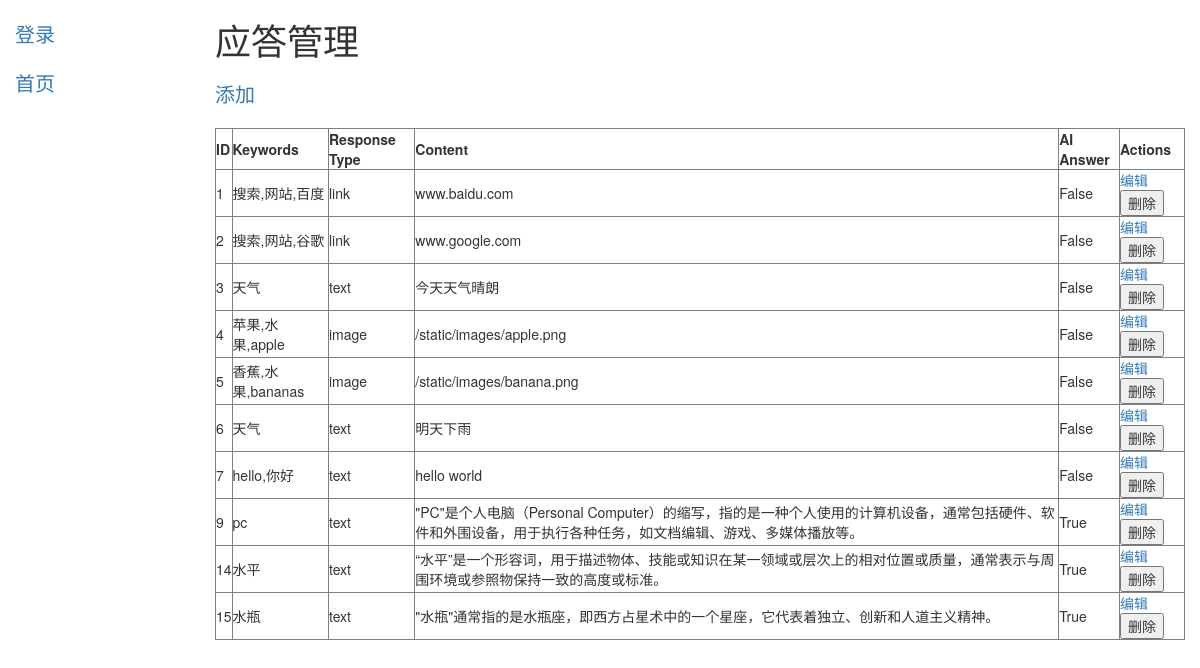
The page /backend/answers/ on the database as committed earlier.
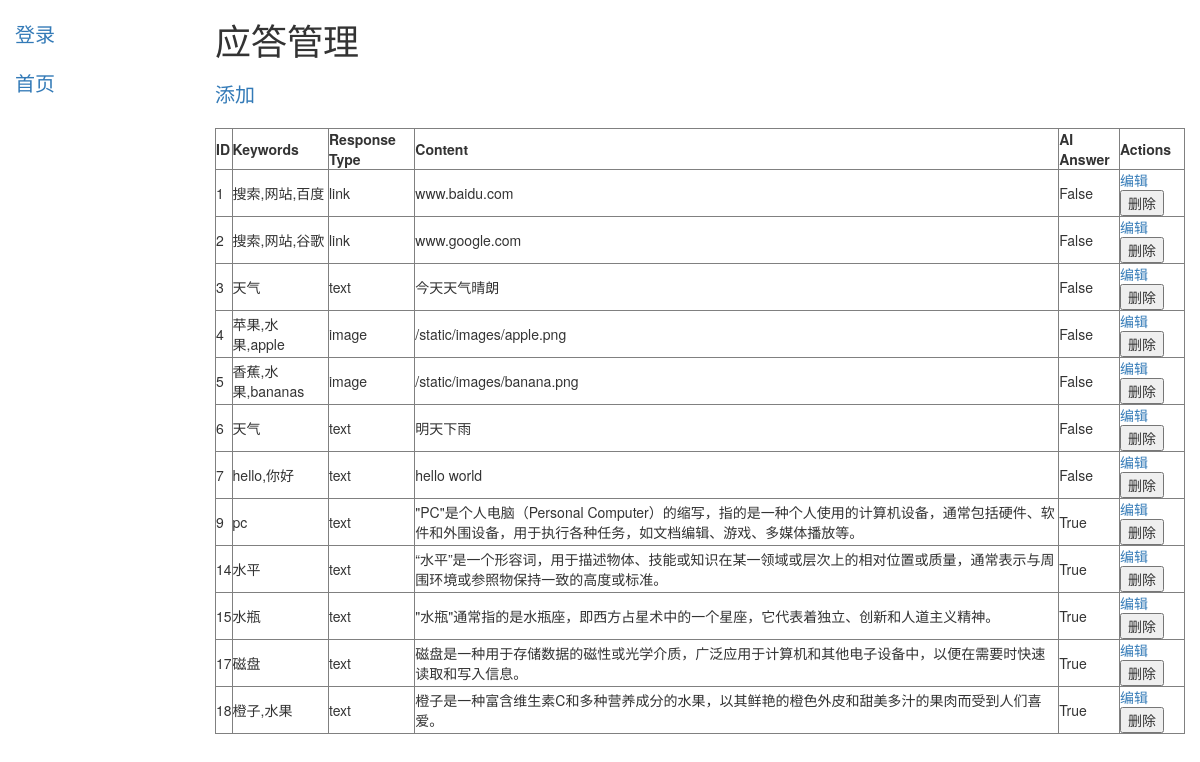
The same page on the database as committed later.
### answer/models.py (models this page shows)
class Answer(models.Model):
    id = models.AutoField(primary_key=True)  # 主键，自动递增
    keywords = models.CharField(max_length=255)
    response_type = models.CharField(max_length=1000,
                                     choices=[('text', 'Text'), ('image', 'Image'), ('link', 'Link')])
    content = models.TextField()
    ai_answer = models.BooleanField(default=False)

### backend/views.py (the view)
# urls.py: path('answers/', answer_admin, name='answer_admin'),
def answer_admin(request):
    answers = Answer.objects.all()
    return render(request, 'answer_admin.html', {'answers': answers})

### templates/answer_admin.html (shortened to what this page needs)
{% extends 'index.html' %}
{% block content %}
     <h1>应答管理</h1>
    <div class="sidebar-nav">
    <a href="{% url 'answer_add' %}">添加</a>
    </div>
    <br>
    <table border="1">
        <thead>
            <tr>
                <th>ID</th>
                <th>Keywords</th>
                <th>Response Type</th>
                <th>Content</th>
                <th>AI Answer</th>
                <th>Actions</th>
            </tr>
        </thead>
        <tbody>
            {% for answer in answers %}
            <tr>
                <td>{{ answer.id }}</td>
                <td>{{ answer.keywords }}</td>
                <td>{{ answer.response_type }}</td>
                <td>{{ answer.content }}</td>
                <td>{{ answer.ai_answer }}</td>
                <td>
                    <a href="{% url 'answer_edit' answer.id %}">编辑</a>
                    <form action="{% url 'answer_delete' answer.id %}" method="post" style="display:inline;">
                        <button type="submit">删除</button>
                    </form>
                </td>
            </tr>
            {% endfor %}
        </tbody>
    </table>
{% endblock %}

### templates/index.html (shortened to what this page needs)
{% load static %}
<!doctype html>
<html lang="en">
<head>
    <link rel="stylesheet" href="{% static 'css/bootstrap.min.css' %}"/>
    <link rel="stylesheet" href="{% static 'css/styles.css' %}"/>
</head>
<body>
<div class="container-fluid">
    <div class="row">
        <div class="col-sm-2">
            {% block sidebar %}
                <ul class="sidebar-nav">
                {% if user.is_authenticated %}
                    <li>欢迎: {{ user.get_username }}</li>
                    <li>
                    {% csrf_token %}
                    <form id="logout-form" method="post" action="{% url 'logout' %}">
                    {% csrf_token %}
                    <button type="submit" class="btn btn-link" style="font-size: 20px;">登出</button>
                    </form>
                    </li>
                {% else %}
                    <li><a href="{% url 'login'%}">登录</a></li>
                {% endif %}
                </ul>
                <ul class="sidebar-nav">
                <li><a href="{% url 'index' %}">首页</a></li>
                </ul>
            {% endblock %}
        </div>
        <div class="col-sm-10">
            {% block content %}{% endblock %}
        </div>
    </div>
</div>
</body>
</html>

### static/css/styles.css (style rules this page uses)
.sidebar-nav { margin-top: 20px; padding: 0; list-style: none; font-size: 20px; }

Rows that differ between the two databases and show on the page:
added Answer: id "17", keywords "磁盘", response_type "text", content "磁盘是一种用于存储数据的磁性或光学介质，广泛应用于计算机和其他电子设备中，以便在需要时快速读取和写入信息。", ai_answer "True"
added Answer: id "18", keywords "橙子,水果", response_type "text", content "橙子是一种富含维生素C和多种营养成分的水果，以其鲜艳的橙色外皮和甜美多汁的果肉而受到人们喜爱。", ai_answer "True"
